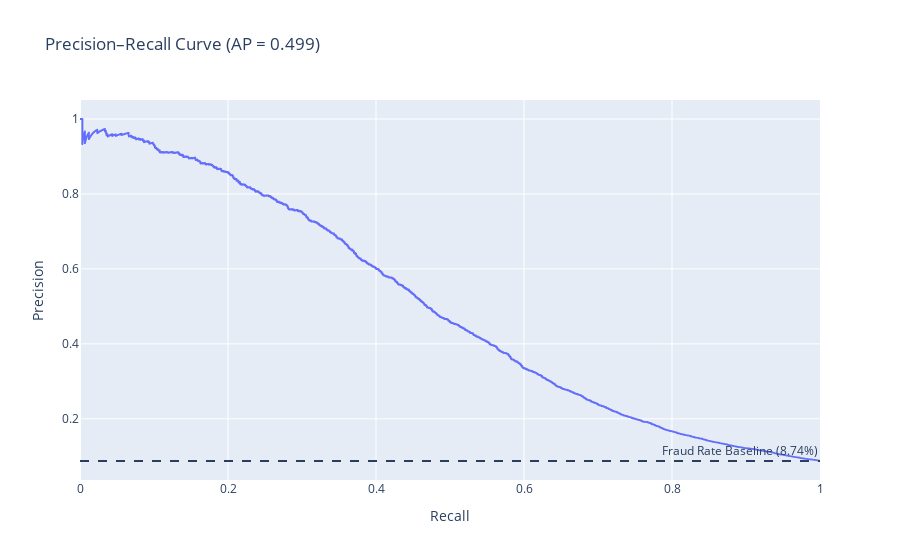

Write notebook code for a chart like this one.
### Markdown cell above
## Precision–Recall Curve

### Code cell
from sklearn.metrics import precision_recall_curve, average_precision_score
import plotly.express as px

precision, recall, _ = precision_recall_curve(y_true, y_score)
ap = average_precision_score(y_true, y_score)

fraud_rate = y_true.mean()

fig_pr = px.line(
    x=recall,
    y=precision,
    labels={"x": "Recall", "y": "Precision"},
    title=f"Precision–Recall Curve (AP = {ap:.3f})"
)

# Fraud-rate baseline
fig_pr.add_hline(
    y=fraud_rate,
    line_dash="dash",
    annotation_text=f"Fraud Rate Baseline ({fraud_rate:.2%})",
)

fig_pr.show()

### Figure 1 — Plotly figure (JSON) as saved in the notebook; plotly's stock layout.template omitted (floating-point values rounded to 4 significant figures; data arrays with more than 128 entries replaced by an {"elided": "..."} marker saying what was removed)
{"data": [{"hovertemplate": "Recall=%{x}<br>Precision=%{y}<extra></extra>", "legendgroup": "", "line": {"color": "#636efa", "dash": "solid"}, "marker": {"symbol": "circle"}, "mode": "lines", "name": "", "showlegend": false, "type": "scattergl", "x": {"elided": "49971 float values"}, "xaxis": "x", "y": {"elided": "49971 float values"}, "yaxis": "y"}], "layout": {"annotations": [{"showarrow": false, "text": "Fraud Rate Baseline (8.74%)", "x": 1, "xanchor": "right", "xref": "x domain", "y": 0.0874, "yanchor": "bottom", "yref": "y"}], "legend": {"tracegroupgap": 0}, "shapes": [{"line": {"dash": "dash"}, "type": "line", "x0": 0, "x1": 1, "xref": "x domain", "y0": 0.0874, "y1": 0.0874, "yref": "y"}], "title": {"text": "Precision–Recall Curve (AP = 0.499)"}, "xaxis": {"anchor": "y", "domain": [0, 1], "title": {"text": "Recall"}}, "yaxis": {"anchor": "x", "domain": [0, 1], "title": {"text": "Precision"}}}}
